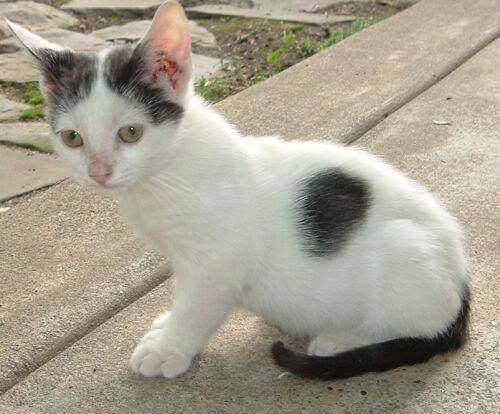
#> input picture material/cat.jpg, 500 x 414 px, found by its file name
$ python 'd_边界填充.py'
#> lines starting #> are read from the running program, lines starting #| are printed output that depends on the picture
import cv2
import matplotlib.pyplot as plt

img = cv2.imread('F:\Deep Learning\Opencv_Study\material\cat.jpg')
#> img is the input picture: shape (414, 500, 3); mean B, G, R 144.3, 159.9, 165.9
#边界填充大小
#边界填充格式
# - BORDER_REPLICATE：复制法，也就是复制最边缘像素。
# - BORDER_REFLECT：反射法，对感兴趣的图像中的像素在两边进行复制例如：fedcba|abcdefgh|hgfedcb
# - BORDER_REFLECT_101：反射法，也就是以最边缘像素为轴，对称，gfedcb|abcdefgh|gfedcba
# - BORDER_WRAP：外包装法cdefgh|abcdefgh|abcdefg
# - BORDER_CONSTANT：常量法，常数值填充。

top_size,bottom_size,left_size,right_size = (250,250,250,250)
replicate = cv2.copyMakeBorder(img,top_size,bottom_size,left_size,right_size,borderType=cv2.BORDER_REPLICATE)
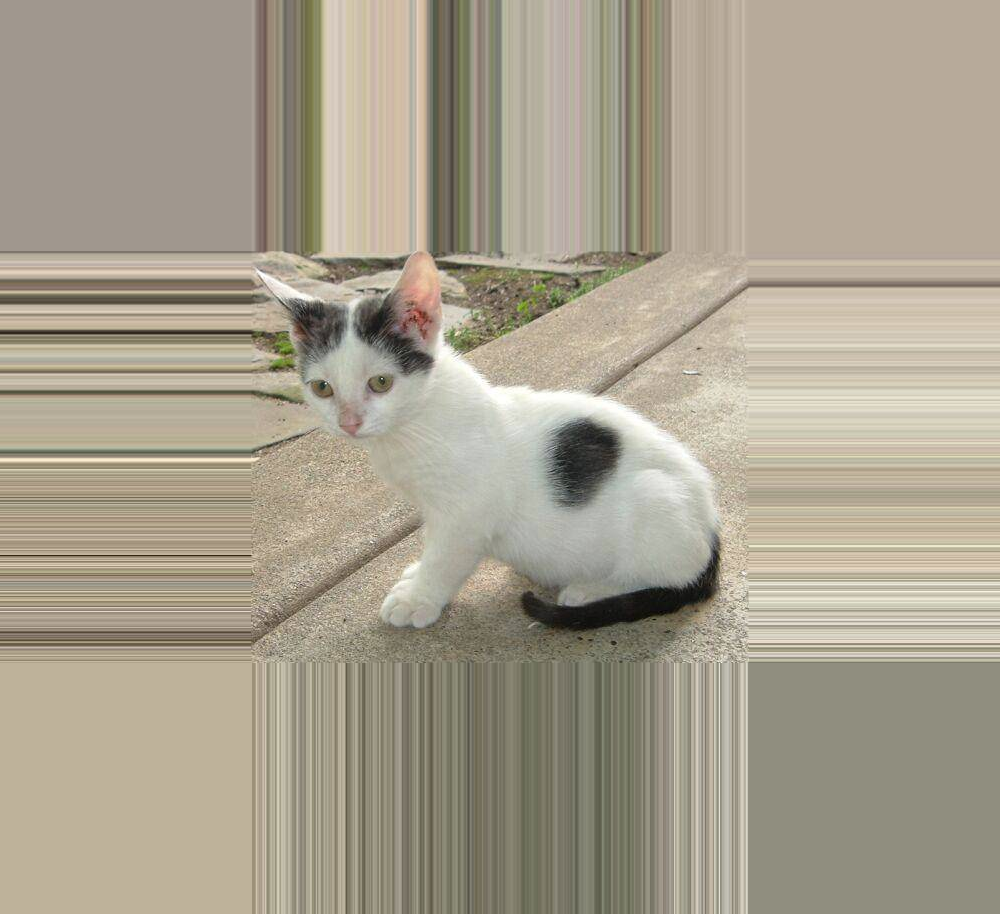
#> replicate: shape (914, 1000, 3); mean B, G, R 142.5, 160, 167.9
reflect = cv2.copyMakeBorder(img, top_size, bottom_size, left_size, right_size,borderType=cv2.BORDER_REFLECT)
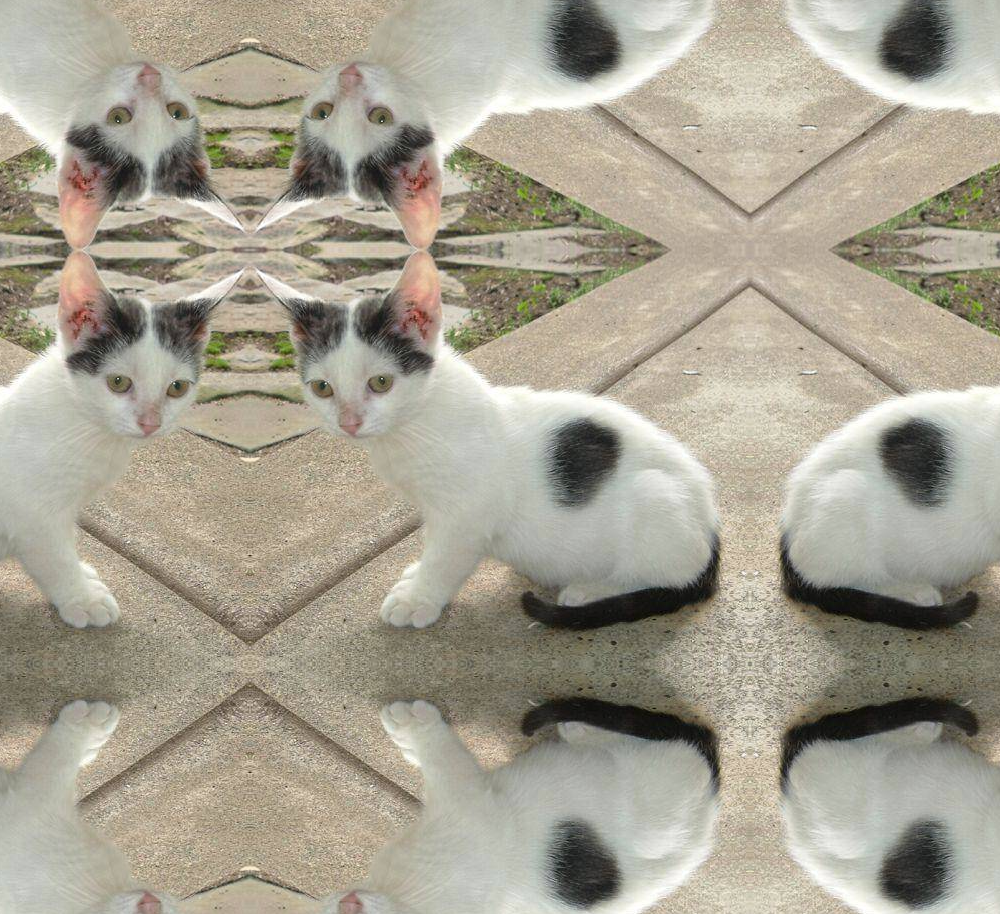
#> reflect: shape (914, 1000, 3); mean B, G, R 145.9, 161.3, 167
reflect101 = cv2.copyMakeBorder(img, top_size, bottom_size, left_size, right_size, borderType=cv2.BORDER_REFLECT_101)
wrap = cv2.copyMakeBorder(img, top_size, bottom_size, left_size, right_size, borderType=cv2.BORDER_WRAP)
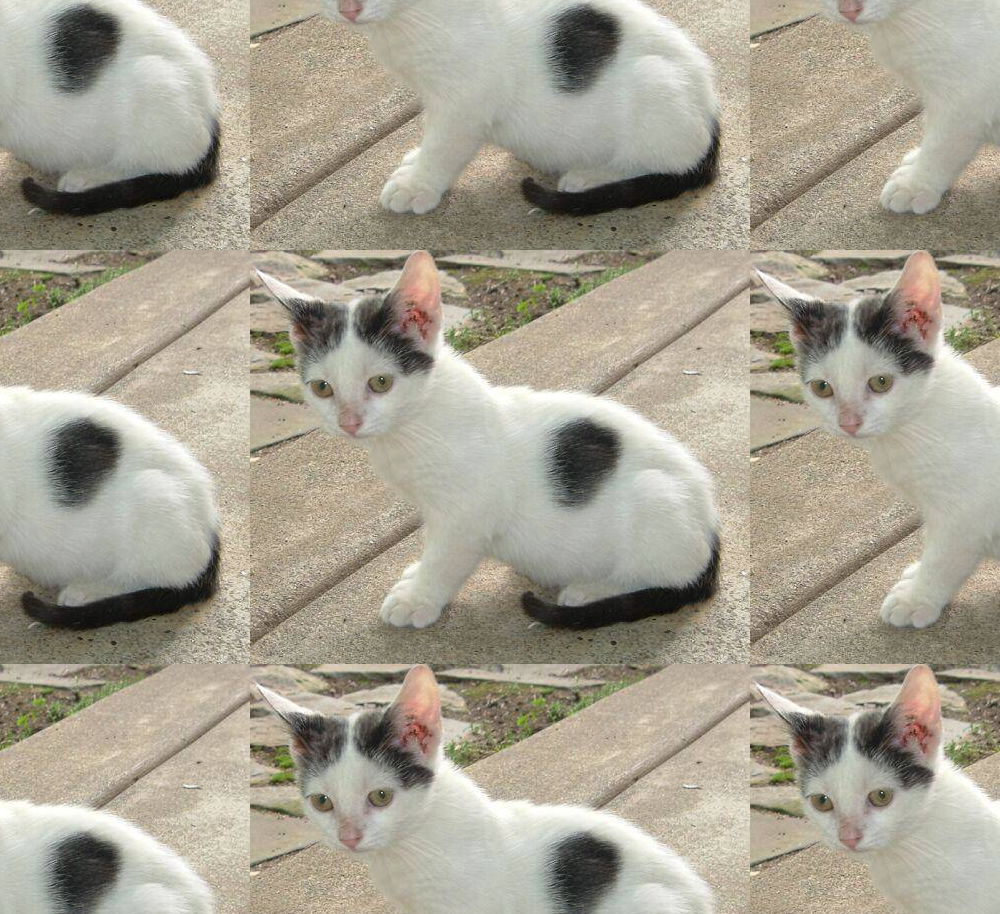
#> wrap: shape (914, 1000, 3); mean B, G, R 145.9, 161.3, 167
constant = cv2.copyMakeBorder(img, top_size, bottom_size, left_size, right_size,cv2.BORDER_CONSTANT, value=255)
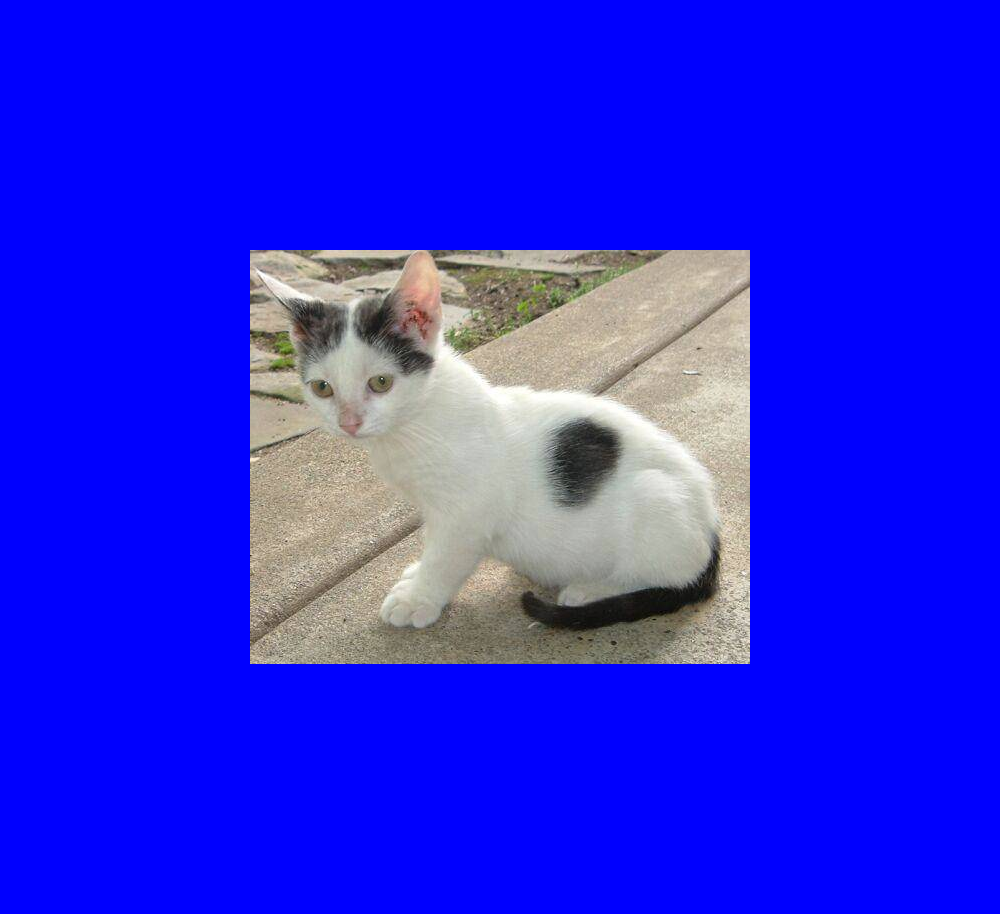
#> constant: shape (914, 1000, 3); mean B, G, R 229.9, 36.2, 37.6

plt.subplot(231), plt.imshow(img, 'gray'), plt.title('ORIGINAL')
plt.subplot(232), plt.imshow(replicate, 'gray'), plt.title('REPLICATE')
plt.subplot(233), plt.imshow(reflect, 'gray'), plt.title('REFLECT')
plt.subplot(234), plt.imshow(reflect101, 'gray'), plt.title('REFLECT_101')
plt.subplot(235), plt.imshow(wrap, 'gray'), plt.title('WRAP')
plt.subplot(236), plt.imshow(constant, 'gray'), plt.title('CONSTANT')

plt.show()
#> figure, not shown here; B, G, R data is drawn as R, G, B

$ run again, with material/clahe.jpg copied over material/cat.jpg
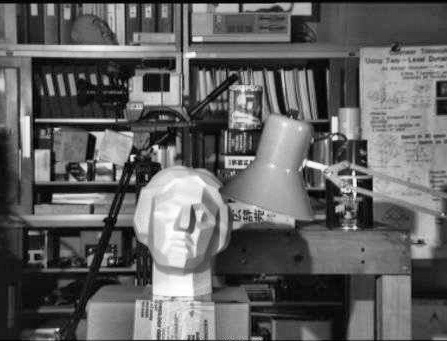
#> input picture material/clahe.jpg, 447 x 341 px, found by its file name
#> img is the input picture: shape (341, 447, 3); min 0, max 255, mean 97.8
#> `wrap = cv2.copyMakeBorder(img, top_size, bottom_size, left_size, right..`:
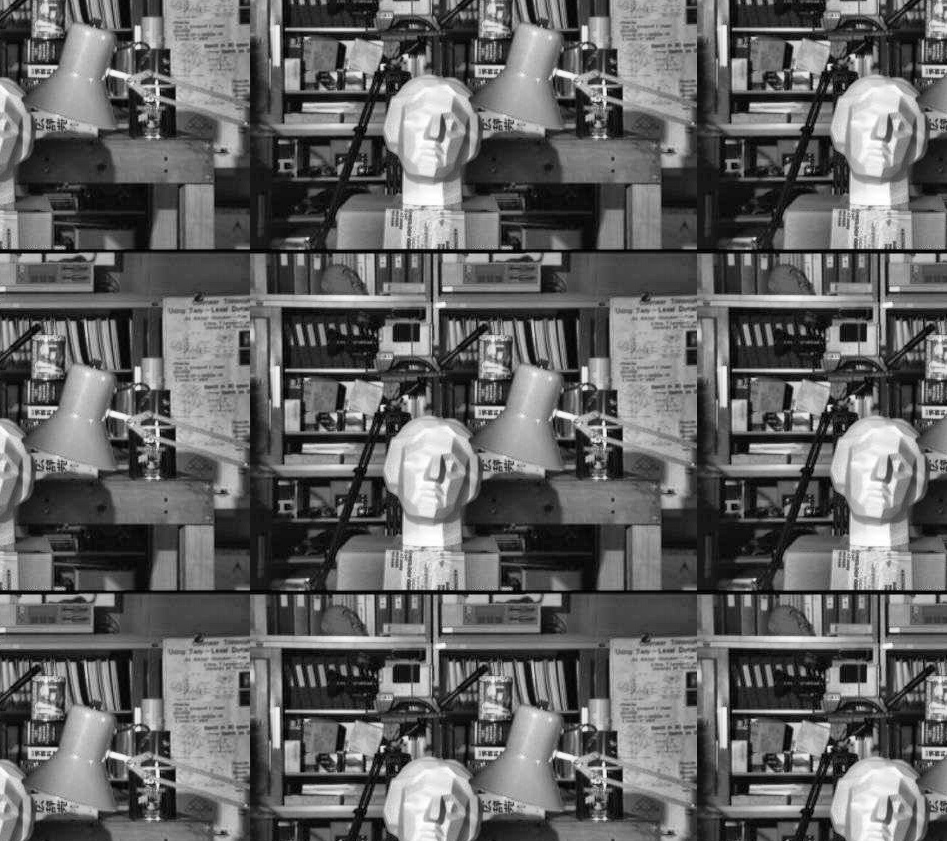
#> wrap: shape (841, 947, 3); min 0, max 255, mean 100.1
#> `constant = cv2.copyMakeBorder(img, top_size, bottom_size, left_size, r..`:
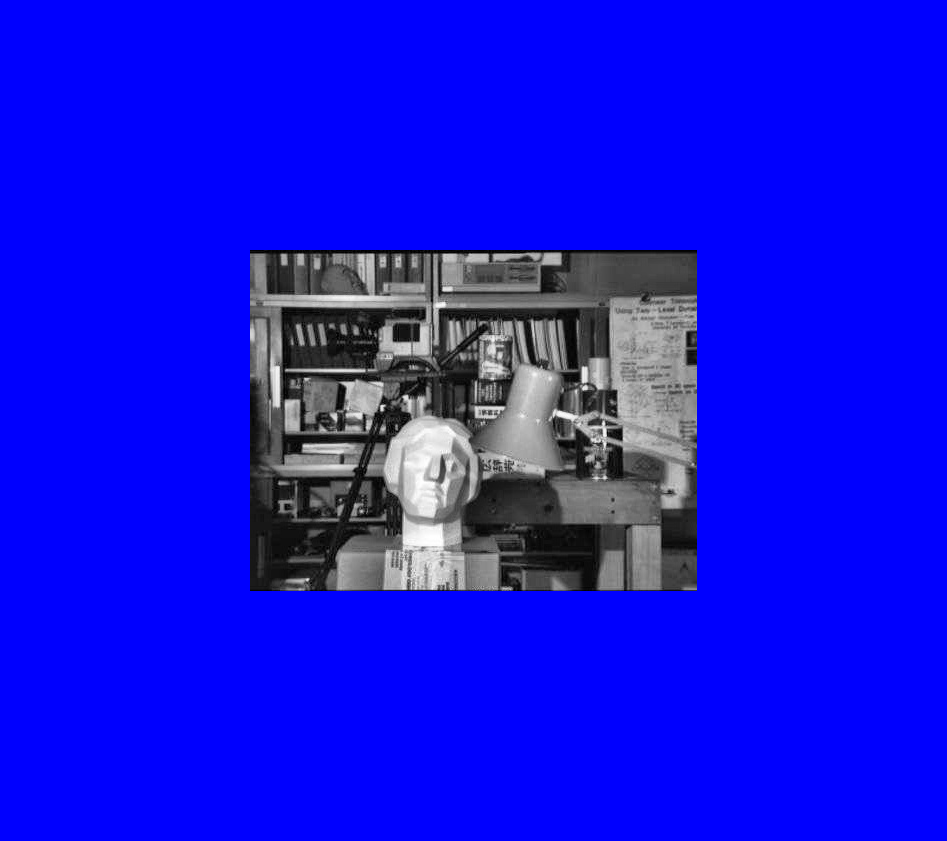
#> constant: shape (841, 947, 3); mean B, G, R 224.9, 18.7, 18.7

$ run again, with material/class_task.jpg copied over material/cat.jpg
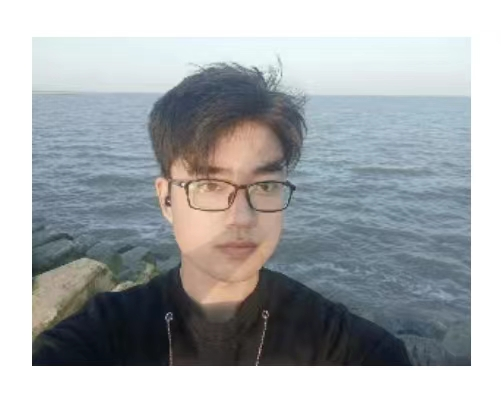
#> input picture material/class_task.jpg, 501 x 412 px, found by its file name
#> img is the input picture: shape (412, 501, 3); mean B, G, R 174.9, 172.2, 168
#> `wrap = cv2.copyMakeBorder(img, top_size, bottom_size, left_size, right..`:
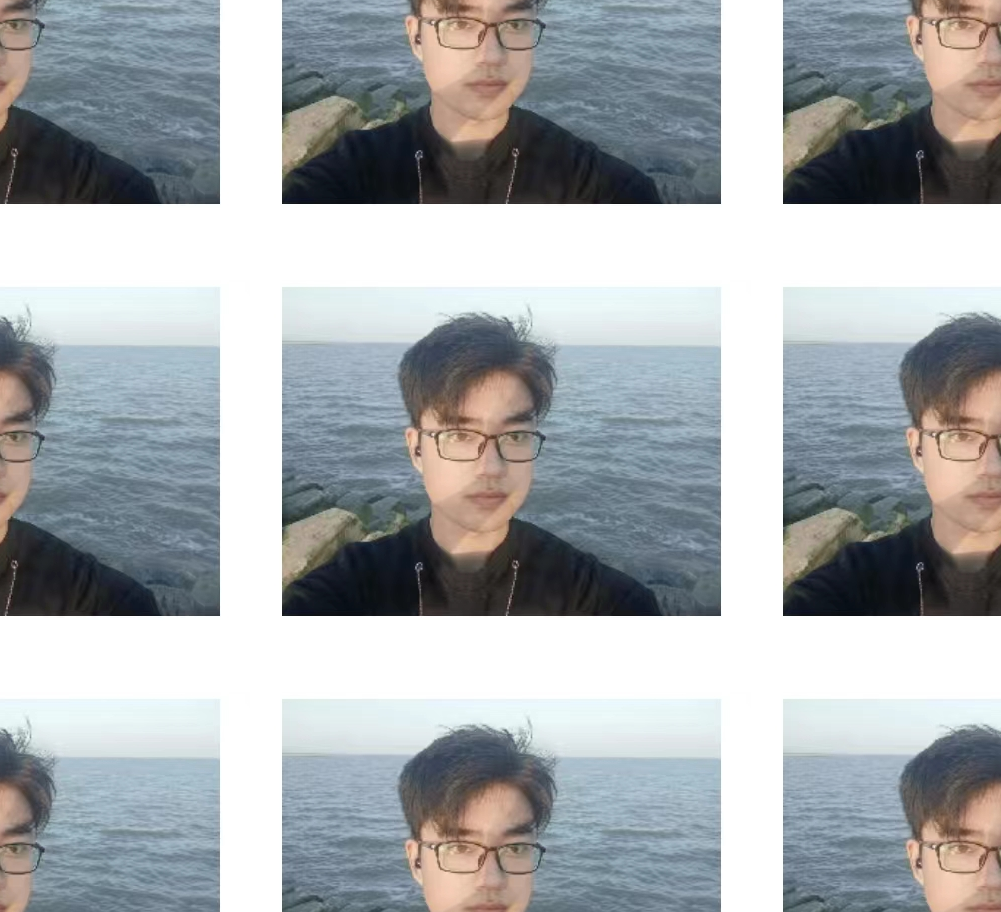
#> wrap: shape (912, 1001, 3); mean B, G, R 173.6, 170.9, 166.7
#> `constant = cv2.copyMakeBorder(img, top_size, bottom_size, left_size, r..`:
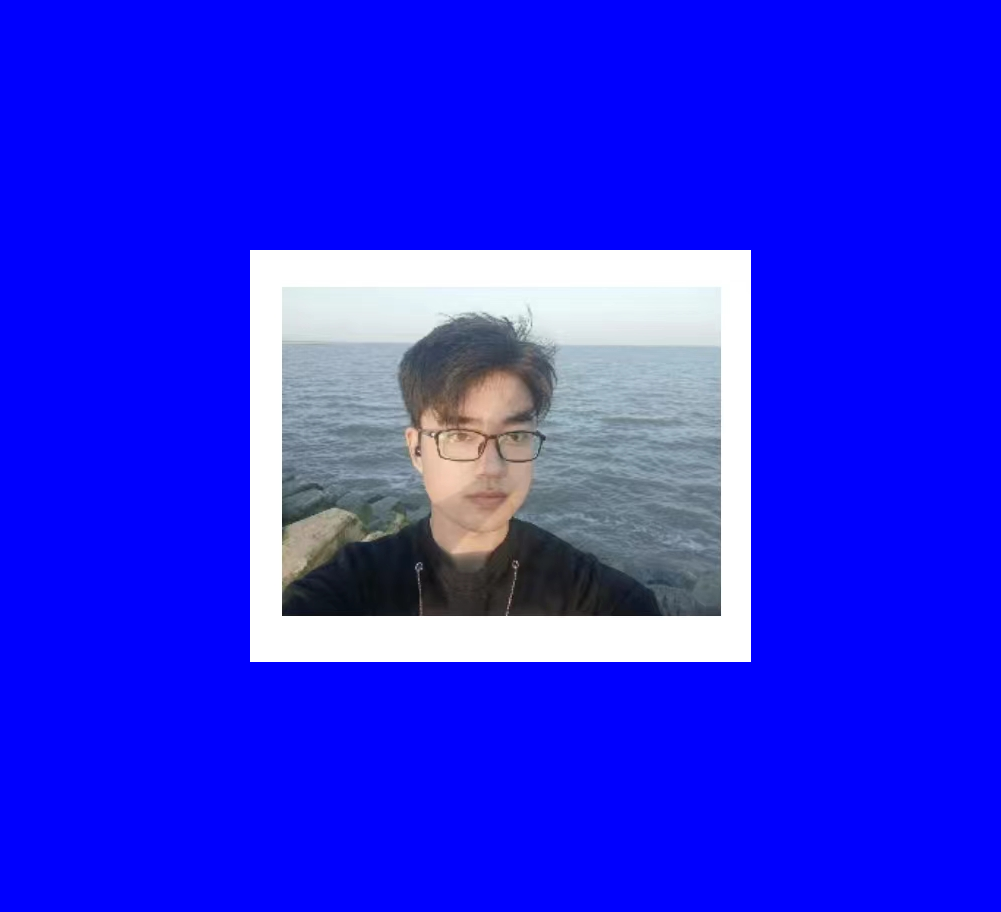
#> constant: shape (912, 1001, 3); mean B, G, R 236.9, 38.9, 38

$ run again, with material/dog.jpg copied over material/cat.jpg
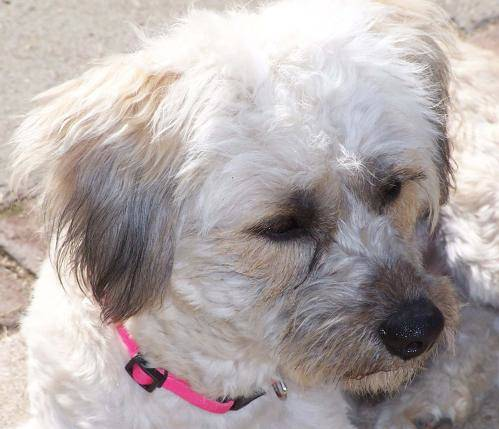
#> input picture material/dog.jpg, 499 x 429 px, found by its file name
#> img is the input picture: shape (429, 499, 3); mean B, G, R 169.1, 169.9, 178.9
#> `wrap = cv2.copyMakeBorder(img, top_size, bottom_size, left_size, right..`:
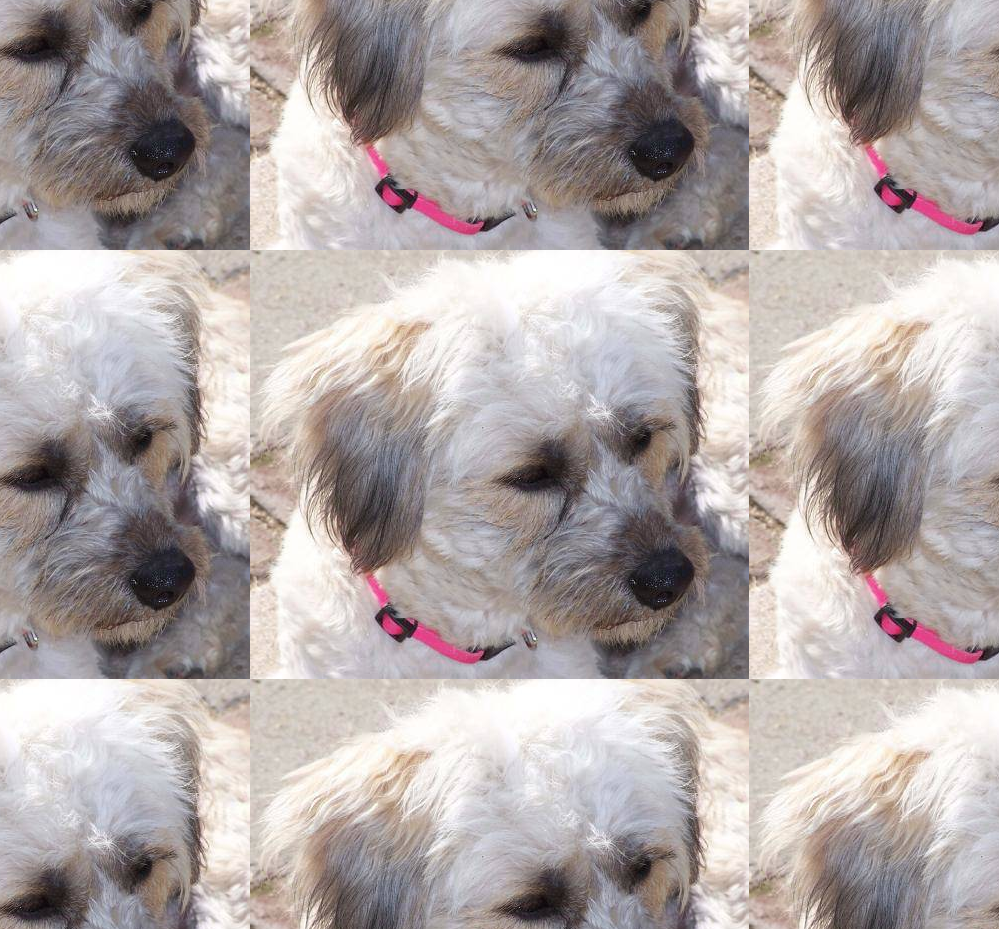
#> wrap: shape (929, 999, 3); mean B, G, R 166.7, 167.5, 176.5
#> `constant = cv2.copyMakeBorder(img, top_size, bottom_size, left_size, r..`:
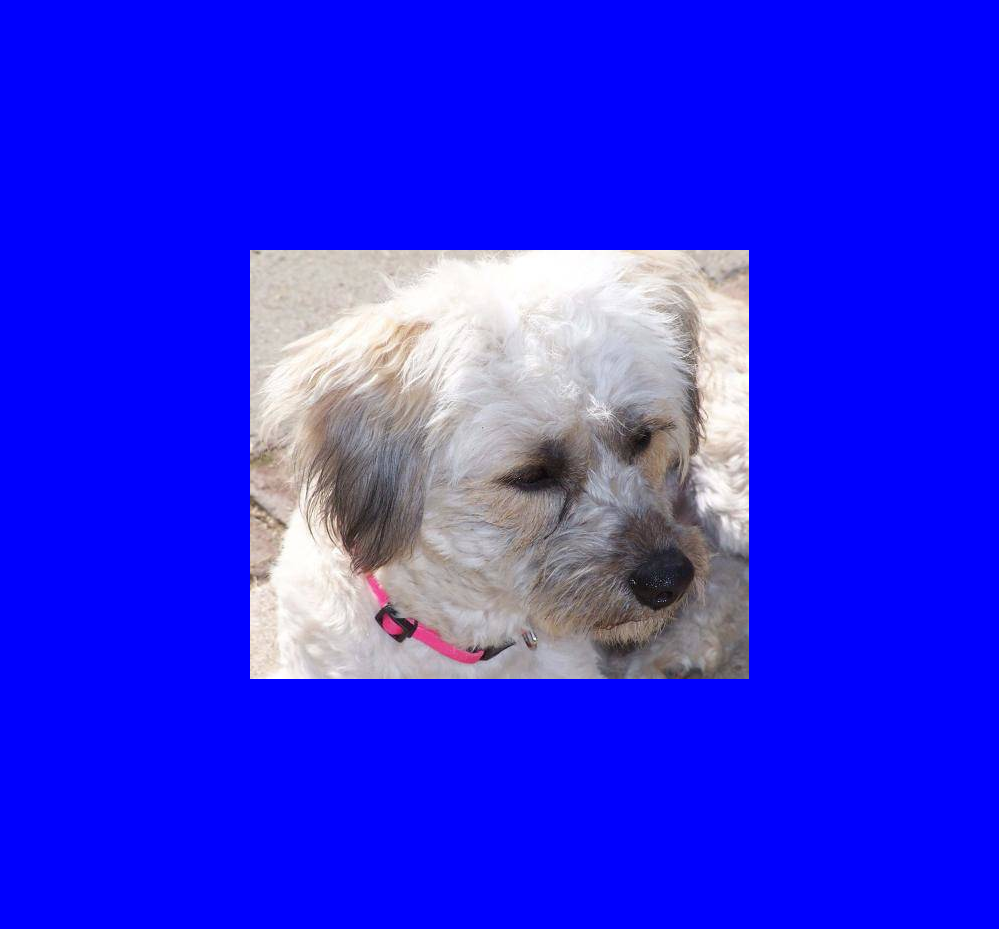
#> constant: shape (929, 999, 3); mean B, G, R 235.2, 39.2, 41.3
